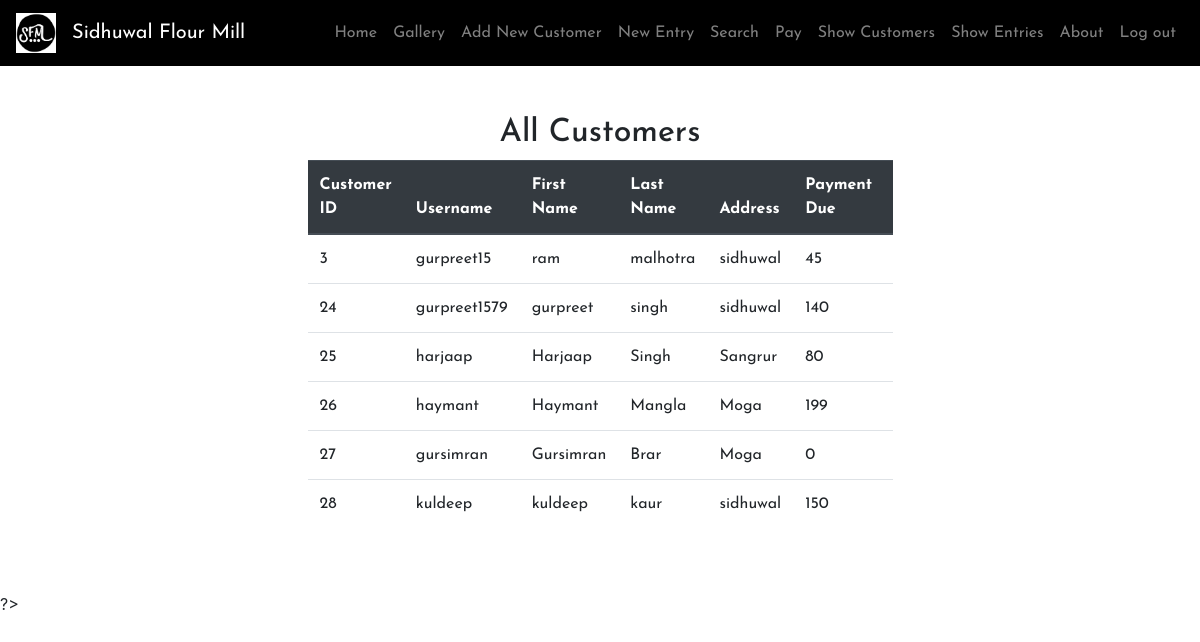
/customers.php (signed in), run on the app's committed database.
### tables this page shows
CREATE TABLE `customers` (
  `customerID` int(11) NOT NULL,
  `username` varchar(50) NOT NULL,
  `address` varchar(255) NOT NULL,
  `contactNumber` varchar(255) NOT NULL,
  `paymentDue` int(11) NOT NULL,
  `password` varchar(255) NOT NULL,
  `created_at` datetime DEFAULT current_timestamp(),
  `firstName` varchar(255) DEFAULT NULL,
  `lastName` varchar(255) DEFAULT NULL
);

### customers.php (the view, shortened to what this page needs)
<!DOCTYPE html>
<html>
  <head>
    <link rel="stylesheet" href="https://maxcdn.bootstrapcdn.com/bootstrap/4.4.1/css/bootstrap.min.css">
    <link rel="stylesheet" type="text/css" href="css/style.css">
    <link rel="stylesheet" type="text/css" href="css/selectOption.css">
  </head>
  <body>
    <?php include 'menu.php'; ?>
    <section class="my-5">
      <div class="wrapper container-fluid">
        <h2 class="text-center" >All Customers</h2>
        <div class="w-50 m-auto" >
          <form >
            <div class="table-responsive" >
            <table class="table">
              <thead class="thead-dark">
                <tr>
                  <th>Customer ID</th>
                  <th>Username</th>
                  <th>First Name</th>
                  <th>Last Name</th>
                  <th>Address</th>
                  <th>Payment Due</th>
                  <th>Contact Number</th>
                </tr>
                <?php
                require_once "config.php";
                $sql = "SELECT username,customerID,address,contactNumber,firstName,lastName,paymentDue FROM customers";
                $result = mysqli_query($link, $sql);
                if ($result->num_rows > 0) {
                while($row = $result->fetch_assoc()) {
                echo "<tr><td>".
                      $row["customerID"].
                      "</td><td>" . $row["username"].
                      "</td><td>".$row["firstName"].
                      "</td><td>". $row["lastName"].
                      "</td><td>". $row["address"].
                      "</td><td>". $row["paymentDue"].
                        "</td><td>". $row["contactNumber"].
                       "</td></tr>";
                }
              echo "</table>";
              } else { echo "0 results"; }
              ?>
        </div>
        </form>
      </div>
    </div>
  </section>
  ?>
</body>
</html>

### menu.php (shortened to what this page needs)
<nav class="navbar sticky-top  navbar-expand-sm navbar-dark  navbar-custom ">
  <a class="navbar-brand"  href="index.php">
    <img src="images/sfmLogo1.jpg" alt="logo" style="width:40px;">
  </a>
  <a class="navbar-brand" href="#">Sidhuwal Flour Mill</a>
  <div class="collapse navbar-collapse justify-content-center" id="navbarSupportedContent">
    <ul class="navbar-nav ml-auto">
      <li class="nav-item ">
        <a class="nav-link" href="index.php">Home </a>
      </li>
      <li class="nav-item">
        <a class="nav-link" href="gallery.php">Gallery   </a>
      </li>
      <li class="nav-item">
        <a class="nav-link " href="addNewCustomer.php">Add New Customer</a>
      </li>
      <li class="nav-item">
        <a class="nav-link" href="newEntry.php">New Entry</a>
      </li>
      <li class="nav-item">
        <a class="nav-link" href="searchCustomer.php">Search</a>
      </li>
       <li class="nav-item">
        <a class="nav-link" href="pay.php">Pay</a>
      </li>
      <li class="nav-item">
        <a class="nav-link" href="customers.php">Show Customers</a>
      </li>
      <li class="nav-item">
        <a class="nav-link" href="entries.php">Show Entries</a>
      </li>
      <li class="nav-item">
        <a class="nav-link" href="about.php">About   </a>
      </li>
      <li class="nav-item">
        <a class="nav-link" href="logout.php">Log out</a>
      </li>
    </ul>
  </div>
</nav>

### css/style.css (style rules this page uses)
* { margin: 0;padding: 0;box-sizing: border-box; font-family: 'Josefin Sans', sans-serif; }
.navbar-custom { background-color: #000000; }

### data on the page
customers: customerID "3", username "gurpreet15", firstName "ram", lastName "malhotra", address "sidhuwal", paymentDue "45"
customers: customerID "24", username "gurpreet1579", firstName "gurpreet", lastName "singh", address "sidhuwal", paymentDue "140"
customers: customerID "25", username "harjaap", firstName "Harjaap", lastName "Singh", address "Sangrur", paymentDue "80"
customers: customerID "26", username "haymant", firstName "Haymant", lastName "Mangla", address "Moga", paymentDue "199"
customers: customerID "27", username "gursimran", firstName "Gursimran", lastName "Brar", address "Moga", paymentDue "0"
customers: customerID "28", username "kuldeep", firstName "kuldeep", lastName "kaur", address "sidhuwal", paymentDue "150"
